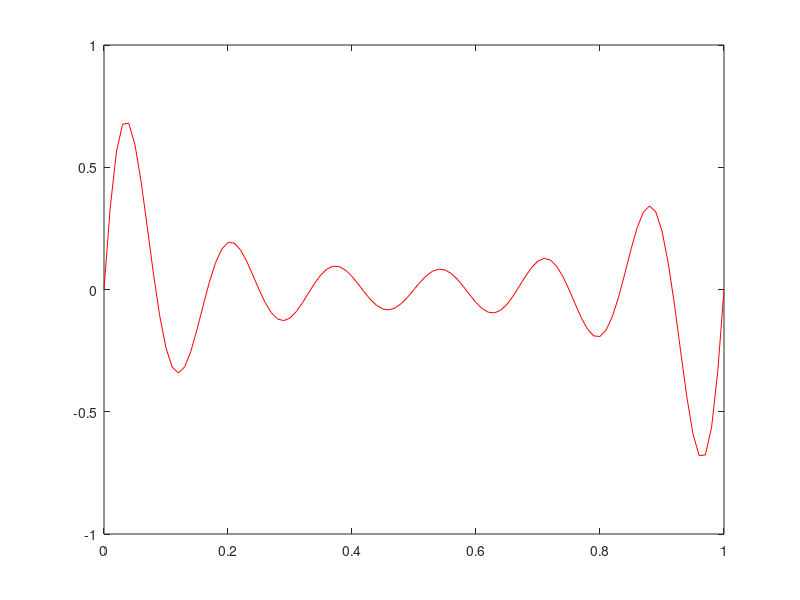
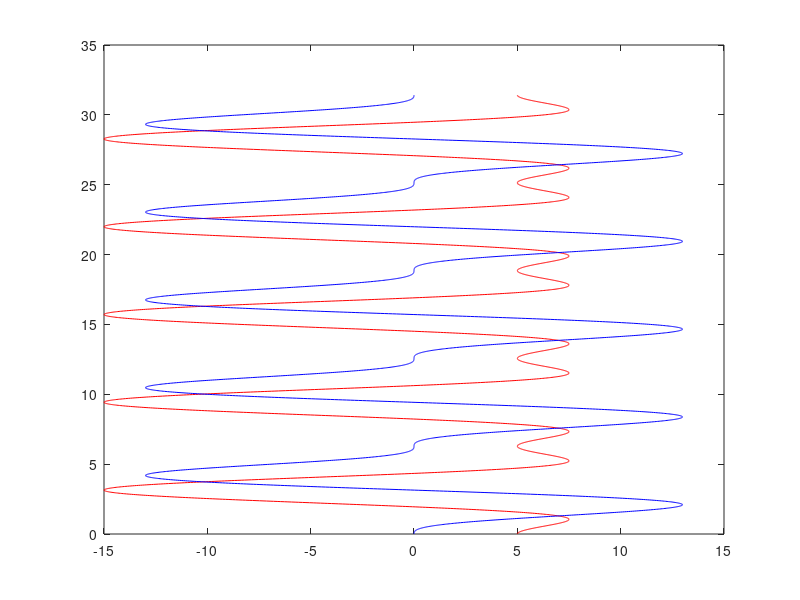
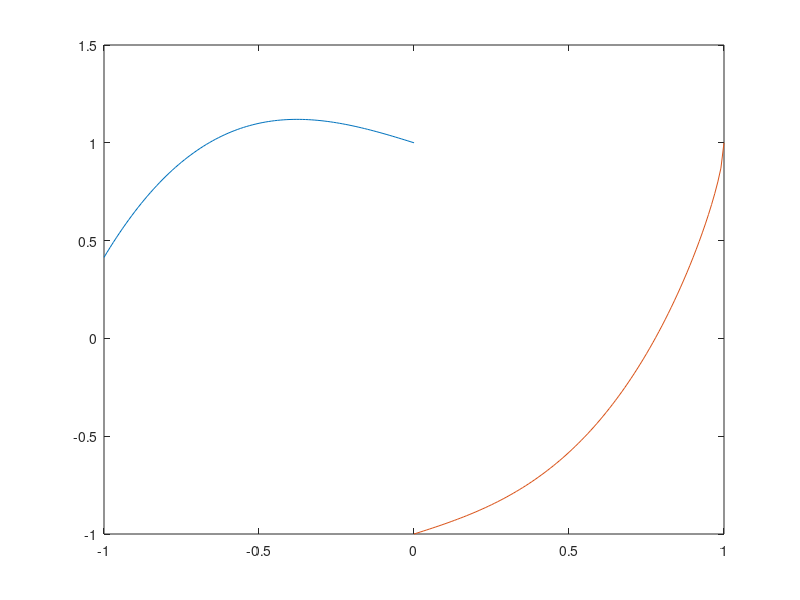
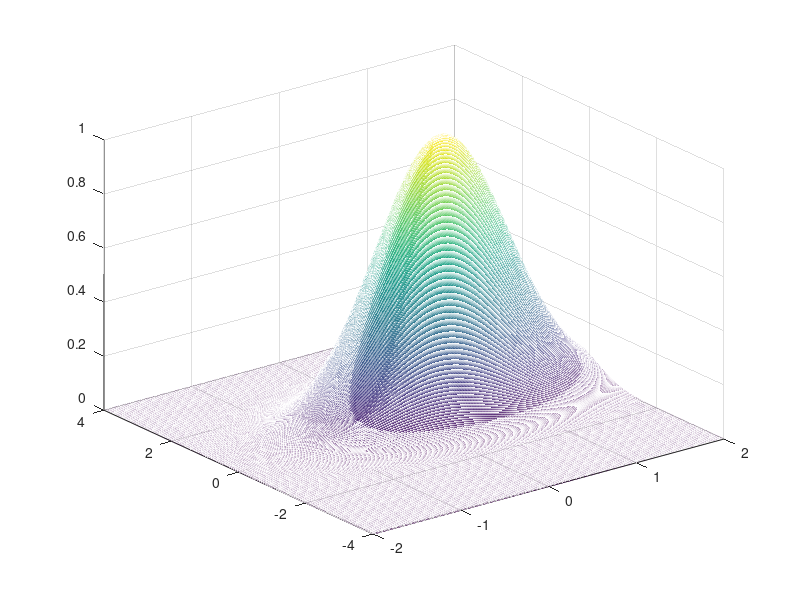

Source code (MATLAB) for these figures, in order:
% Exercise 1
% Plot the functions f : [0,1] -> R, f(x) = [e ^ ((10*x)(x-1))] * sin(12*pi*x)
x = 0 : 0.01 : 1;
f = exp(10*x.*(x -1)).*sin(12 * pi * x);
figure;
plot(x,f,'r');


% Exercise 2
t = 0 : 0.01 : 10*pi;
a = input('a = ') ;
b = input('b = ') ;
x = (a + b) * cos(t) - b * cos((a / b + 1) .* t);
y = (a + b) * sin(t) - b * sin((a / b + 1) .* t);
figure;
plot(x,t,'r',y,t,'b');


% Exercise 3
x = 0 : 0.01 : 2* pi;
f1 = cos(x);
f2 = sin (x);
f3 = cos (2*x);
figure;
plot(x,f1,'r',x,f2,'b',x,f3,'g');

% Exercise 4
x1 = -1:0.01:0;
x2 = 0:0.01:1;
f1 = (x1.^3+sqrt(1-x1));
f2 = (x2.^3-sqrt(1-x2));

plot(x1,f1);
hold on;
plot(x2,f2);
hold off;


% Exercise 5
x = 0 : 1 : 50;
f = (mod(x,2) == 0) .* (x/2) + (mod(x,2) == 1) .* (3*x +1) ;
figure;
plot(x,f,'*r');   


% Exercise 6
disp('Ex 6:')
n = input('n = ')
g = 3/2;
for i = 1:n
    g = 1 + 1/g;
endfor
g

% Exercise 7
x = -2 : 0.01 : 2;
y = -4 : 0.01 : 4;
[X,Y] = meshgrid(x,y);

g = exp( -((X - 1/2).^2 + (Y - 1/2).^2) );
mesh(X,Y,g)

  